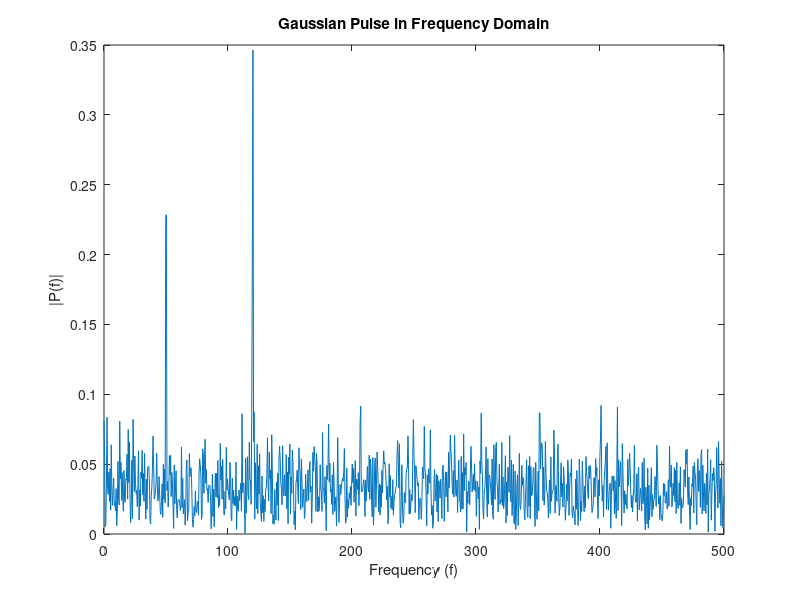

This chart was generated by the following MATLAB code:
Fs = 1000;            % Sampling frequency                    
T = 1/Fs;             % Sampling period       
L = 1500;             % Length of signal
t = (0:L-1)*T;        % Time vector

% sum of a 50Hx sinusoid and 120 Hz sinusoid
S = 0.7*sin(2*pi*50*t) + sin(2*pi*120*t);
% plot(0.7*sin(2*pi*50*t)
X = S + 2*randn(size(t));
plot(1000*t(1:50),X(1:50))
title('Signal Corrupted with Zero-Mean Random Noise')
xlabel('t (milliseconds)')
ylabel('X(t)')

Y = fft(X);

% Calcule el espectro bilateral P2. A continuación, calcule el espectro unilateral P1 basado en P2 y la longitud de la señal de valor uniforme L.

P2 = abs(Y/L);
P1 = P2(1:L/2+1);
P1(2:end-1) = 2*P1(2:end-1);

% Defina el dominio de la frecuencia f y represente gráficamente el espectro de amplitud unilateral P1. Las amplitudes no son exactamente de 0,7 y 1, como se esperaba, debido al ruido añadido. Como promedio, las señales más largas producen mejores aproximaciones de frecuencia.

f = Fs*(0:(L/2))/L;
plot(f,P1) 
title('Single-Sided Amplitude Spectrum of X(t)')
xlabel('f (Hz)')
ylabel('|P1(f)|')

% Ahora, tome la transformada de Fourier de la señal original, la señal sin dañar y recupere las amplitudes exactas, 0,7 y 1,0.

Y = fft(S);
P2 = abs(Y/L);
P1 = P2(1:L/2+1);
P1(2:end-1) = 2*P1(2:end-1);

plot(f,P1) 
title('Single-Sided Amplitude Spectrum of S(t)')
xlabel('f (Hz)')
ylabel('|P1(f)|')

%%%%%%%%%%%%%%%%%%%%%%%%%%%%%%%%%%
n = 2^nextpow2(L);
Y = fft(X,n);
f = Fs*(0:(n/2))/n;
P = abs(Y/n);

plot(f,P(1:n/2+1)) 
title('Gaussian Pulse in Frequency Domain')
xlabel('Frequency (f)')
ylabel('|P(f)|')
